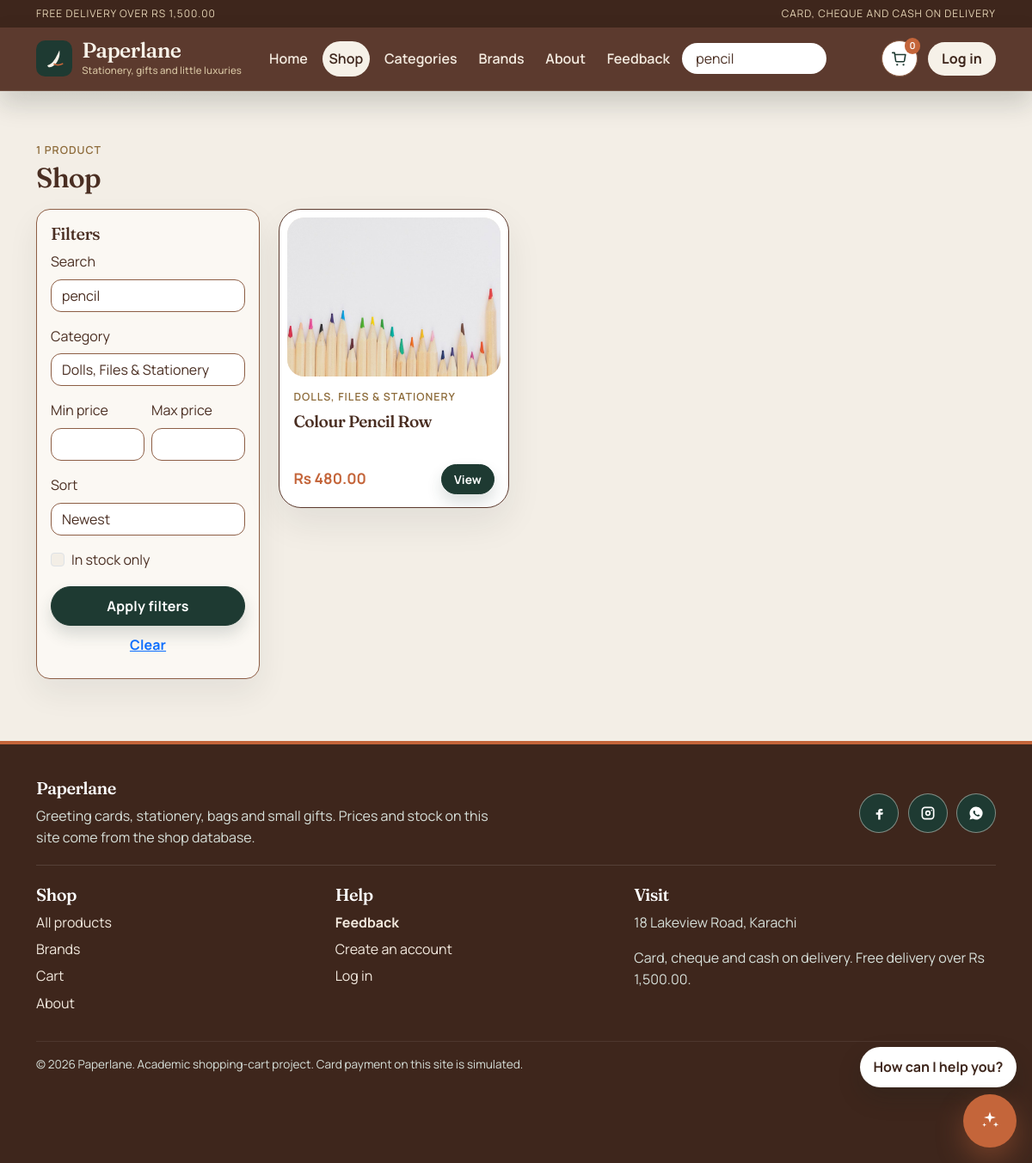
The app's page /shop.php?category=dolls-files-stationery&q=pencil with its own data.
### tables this page shows
CREATE TABLE products (
  id INT UNSIGNED AUTO_INCREMENT PRIMARY KEY,
  product_code CHAR(7) NOT NULL,
  category_id INT UNSIGNED NOT NULL,
  name VARCHAR(150) NOT NULL,
  description TEXT NOT NULL,
  price DECIMAL(10,2) NOT NULL,
  warranty_info VARCHAR(255) NOT NULL DEFAULT 'No warranty',
  stock INT NOT NULL DEFAULT 0,
  featured TINYINT(1) NOT NULL DEFAULT 0,
  status ENUM('active','inactive') NOT NULL DEFAULT 'active',
  created_at DATETIME NOT NULL DEFAULT CURRENT_TIMESTAMP,
  updated_at DATETIME DEFAULT NULL,
  UNIQUE KEY uq_products_code (product_code),
  KEY idx_products_category (category_id),
  KEY idx_products_price (price),
  KEY idx_products_status (status),
  CONSTRAINT fk_products_category FOREIGN KEY (category_id) REFERENCES categories(id)
);

CREATE TABLE categories (
  id INT UNSIGNED AUTO_INCREMENT PRIMARY KEY,
  name VARCHAR(100) NOT NULL,
  slug VARCHAR(120) NOT NULL,
  code_prefix CHAR(2) NOT NULL,
  description VARCHAR(500) DEFAULT NULL,
  image VARCHAR(255) DEFAULT NULL,
  status ENUM('active','inactive') NOT NULL DEFAULT 'active',
  created_at DATETIME NOT NULL DEFAULT CURRENT_TIMESTAMP,
  UNIQUE KEY uq_categories_slug (slug),
  UNIQUE KEY uq_categories_prefix (code_prefix)
);

### shop.php (the view, shortened to what this page needs)
<?php
$q = query_text('q', 80);
$category = query_text('category', 120);
$minRaw = query_text('min', 12);
$maxRaw = query_text('max', 12);
$sort = query_text('sort', 20);
$allowedSorts = ['newest', 'price_asc', 'price_desc', 'name'];
if (!in_array($sort, $allowedSorts, true)) {
    $sort = 'newest';
}
$stockOnly = ($_GET['stock'] ?? '') === '1';
$page = max(1, (int) ($_GET['page'] ?? 1));
$beautySlug = 'beauty-accessories';
$brandSlug = query_text('brand', 40);
$brandRow = brand_by_slug($brandSlug);
if (!$brandRow) {
    $brandSlug = '';
}
$perPage = ($category === $beautySlug || $brandSlug !== '') ? 24 : 12;
$where = ["p.status = 'active'", "c.status = 'active'"];
$params = [];
if ($q !== '') {
    $where[] = "(p.name LIKE ? ESCAPE '\\\\' OR p.description LIKE ? ESCAPE '\\\\' OR p.product_code LIKE ? ESCAPE '\\\\')";
    $like = like_term($q);
    array_push($params, $like, $like, $like);
}
if ($category !== '') {
    $where[] = 'c.slug = ?';
    $params[] = $category;
}
$orderSql = [
    'price_asc' => 'p.price ASC, p.id DESC',
    'price_desc' => 'p.price DESC, p.id DESC',
    'name' => 'p.name ASC',
    'newest' => 'p.created_at DESC, p.id DESC',
][$sort];
$orderParams = [];
$whereSql = implode(' AND ', $where);
$countStmt = db()->prepare("SELECT COUNT(*) FROM products p JOIN categories c ON c.id = p.category_id WHERE $whereSql");
$countStmt->execute($params);
$total = (int) $countStmt->fetchColumn();
$offset = ($page - 1) * $perPage;
$list = db()->prepare(product_sql() . " WHERE $whereSql ORDER BY $orderSql LIMIT ? OFFSET ?");
$bindIndex = 1;
foreach (array_merge($params, $orderParams) as $value) {
    $list->bindValue($bindIndex++, $value);
}
$list->bindValue($bindIndex++, $perPage, PDO::PARAM_INT);
$list->bindValue($bindIndex, $offset, PDO::PARAM_INT);
$list->execute();
$products = $list->fetchAll();
$categories = active_categories();
$shopHeading = 'Shop';
require __DIR__ . '/includes/header.php';
?>
<div class="container py-4">
    <div class="section-head">
        <div>
            <p class="eyebrow"><?php if ($brandRow): ?><?= e($brandRow['line']) ?> · <?php endif; ?><?= $total ?> product<?= $total === 1 ? '' : 's' ?></p>
            <h2><?= e($shopHeading) ?></h2>
        </div>
    </div>
    <div class="shop-layout">
        <form class="filter-card" method="get" action="shop.php">
            <h2 class="h5">Filters</h2>
            <label class="form-label" for="q">Search</label>
            <input class="form-control mb-3" id="q" name="q" value="<?= e($q) ?>">
            <label class="form-label" for="category">Category</label>
            <select class="form-select mb-3" id="category" name="category">
                <?php foreach ($categories as $row): ?>
                    <option value="<?= e($row['slug']) ?>" <?= $category === $row['slug'] ? 'selected' : '' ?>><?= e($row['name']) ?></option>
                <?php endforeach; ?>
            </select>
            <div class="row g-2">
                <div class="col-6">
                    <label class="form-label" for="min">Min price</label>
                    <input class="form-control" id="min" name="min" inputmode="decimal" value="<?= e($minRaw) ?>">
                </div>
                <div class="col-6">
                    <label class="form-label" for="max">Max price</label>
                    <input class="form-control" id="max" name="max" inputmode="decimal" value="<?= e($maxRaw) ?>">
                </div>
            </div>
            <label class="form-label mt-3" for="sort">Sort</label>
            <select class="form-select" id="sort" name="sort">
                <option value="newest" <?= $sort === 'newest' ? 'selected' : '' ?>>Newest</option>
            </select>
            <div class="form-check mt-3">
                <input class="form-check-input" type="checkbox" name="stock" value="1" id="stock" <?= $stockOnly ? 'checked' : '' ?>>
                <label class="form-check-label" for="stock">In stock only</label>
            </div>
            <button class="btn btn-forest w-100 mt-3" type="submit">Apply filters</button>
            <a class="btn btn-link w-100" href="shop.php">Clear</a>
        </form>
        <div>
            <?php if (!$products): ?>
                <div class="empty-state">
                    <h3>Nothing matched</h3>
                    <p>Try another word, a wider price range, or a different category.</p>
                </div>
            <?php else: ?>
                <div class="product-grid">
                    <?php foreach ($products as $product) { product_card($product); } ?>
                </div>
            <?php endif; ?>
        </div>
    </div>
</div>
<?php require __DIR__ . '/includes/footer.php'; ?>

### includes/functions.php (shortened to what this page needs)
<?php
function e($value): string
{
    return htmlspecialchars((string) $value, ENT_QUOTES, 'UTF-8');
}
function db(): PDO
{
    static $pdo = null;
    if ($pdo instanceof PDO) {
        return $pdo;
    }
    $dsn = 'mysql:host=' . DB_HOST . ';port=' . DB_PORT . ';dbname=' . DB_NAME . ';charset=' . DB_CHARSET;
    try {
        $pdo = new PDO($dsn, DB_USER, DB_PASS, [
            PDO::ATTR_ERRMODE => PDO::ERRMODE_EXCEPTION,
            PDO::ATTR_DEFAULT_FETCH_MODE => PDO::FETCH_ASSOC,
            PDO::ATTR_EMULATE_PREPARES => false,
        ]);
    } catch (PDOException $e) {
        app_log('Database connection failed: ' . $e->getMessage());
        throw new AppException('Database connection failed. Start MySQL in XAMPP and check config/database.php.');
    }
    return $pdo;
}
function base_url(string $path = ''): string
{
    $base = rtrim(BASE_URL, '/');
    $path = ltrim($path, '/');
    return ($base === '' ? '' : $base) . '/' . $path;
}
function query_text(string $key, int $max = 200): string
{
    $value = trim((string) ($_GET[$key] ?? ''));
    return function_exists('mb_substr') ? mb_substr($value, 0, $max) : substr($value, 0, $max);
}
function money($amount): string
{
    return CURRENCY . ' ' . number_format((float) $amount, 2);
}
function active_categories(): array
{
    return db()->query("SELECT id, name, slug, code_prefix, description, image FROM categories WHERE status = 'active' ORDER BY name")->fetchAll();
}
function media_url(string $folder, ?string $file): ?string
{
    $file = basename((string) $file);
    if ($file === '' || !preg_match('/^[A-Za-z0-9._-]+$/', $file)) {
        return null;
    }
    $path = ROOT_PATH . '/uploads/' . $folder . '/' . $file;
    return base_url('uploads/' . $folder . '/' . rawurlencode($file));
}
function product_sql(): string
{
    return "SELECT p.*, c.name AS category_name, c.slug AS category_slug, c.status AS category_status,
        (SELECT pi.file_name FROM product_images pi WHERE pi.product_id = p.id ORDER BY pi.is_primary DESC, pi.id ASC LIMIT 1) AS image,
        (SELECT pi.file_name FROM product_images pi WHERE pi.product_id = p.id AND pi.is_primary = 0 ORDER BY pi.id ASC LIMIT 1) AS image_alt
        FROM products p
        JOIN categories c ON c.id = p.category_id";
}
function picture_or_fallback(?string $url, string $label, string $class = ''): string
{
    if ($url) {
        return '<img src="' . e($url) . '" alt="' . e($label) . '" class="' . e($class) . '" loading="lazy">';
    }
    $letter = strtoupper(substr($label, 0, 1));
    return '<div class="img-fallback ' . e($class) . '" role="img" aria-label="' . e($label) . '">' . e($letter) . '</div>';
}
function product_card(array $product): void
{
    $url = base_url('product.php?code=' . urlencode($product['product_code']));
    $image = media_url('products', $product['image'] ?? null);
    $stock = (int) $product['stock'];
    $blurb = preg_replace('/\s+/', ' ', (string) ($product['description'] ?? ''));
    $blurb = function_exists('mb_substr') ? mb_substr($blurb, 0, 180) : substr($blurb, 0, 180);
    ?>
    <article class="product-card rise">
        <button type="button" class="product-media quick-open"
            data-name="<?= e($product['name']) ?>"
            data-price="<?= e(money($product['price'])) ?>"
            data-code="<?= e($product['product_code']) ?>"
            data-stock="<?= $stock ?>"
            data-image="<?= e((string) $image) ?>"
            data-warranty="<?= e($product['warranty_info'] ?? '') ?>"
            data-blurb="<?= e($blurb) ?>"
            data-url="<?= e($url) ?>"
            aria-label="Quick view <?= e($product['name']) ?>">
            <span class="shot shot-main"><?= picture_or_fallback($image, $product['name']) ?></span>
        </button>
        <div class="product-body">
            <p class="eyebrow"><?= e($product['category_name']) ?></p>
            <h3><a href="<?= e($url) ?>"><?= e($product['name']) ?></a></h3>
            <div class="product-meta">
                <span class="price"><?= e(money($product['price'])) ?></span>
                <button type="button" class="btn btn-forest btn-sm card-view quick-open"
                    data-name="<?= e($product['name']) ?>"
                    data-price="<?= e(money($product['price'])) ?>"
                    data-code="<?= e($product['product_code']) ?>"
                    data-stock="<?= $stock ?>"
                    data-image="<?= e((string) $image) ?>"
                    data-warranty="<?= e($product['warranty_info'] ?? '') ?>"
                    data-blurb="<?= e($blurb) ?>"
                    data-url="<?= e($url) ?>">View</button>
            </div>
        </div>
    </article>
    <?php
}
function page_head(string $title): void
{
    ?>
    <link rel="stylesheet" href="<?= e(base_url('assets/vendor/bootstrap.min.css')) ?>">
    <link rel="stylesheet" href="<?= e(base_url('assets/css/style.css')) ?>?v=<?= (int) @filemtime(ROOT_PATH . '/assets/css/style.css') ?>">
    <?php
}
    ?>

### assets/css/style.css (style rules this page uses)
:root { --ink: #4a2e22; --chocolate: #5c3a2e; --chocolate-deep: #3e261c; --forest: #1e3a32; --forest-dark: #173029; --leaf: #3f6b56; --clay: #c4653a; --sand: #f3eee6; --paper: #fbf8f3; --gold: #8d6b3a; --white: #ffffff; --line: #8d5e45; --muted: #66756c; --radius: 16px; --shadow: 0 18px 40px rgba(23, 48, 41, 0.08); --bs-primary: #1e3a32; --bs-primary-rgb: 30, 58, 50; --bs-body-font-family: "Manrope", "Segoe UI", sans-serif; --bs-body-color: var(--ink); --bs-body-bg: var(--sand); }
html { scroll-padding-top: 7rem; }
body { min-height: 100vh; display: flex; flex-direction: column; background: radial-gradient(1200px 480px at 10% -10%, #fffaf4 0%, transparent 55%), var(--sand); color: var(--ink); font-family: "Manrope", "Segoe UI", sans-serif; line-height: 1.55; }
.btn { border-radius: 999px; padding: 0.62rem 1.2rem; font-weight: 700; letter-spacing: 0.01em; transition: background 0.2s ease, color 0.2s ease, transform 0.2s ease, box-shadow 0.2s ease; }
.btn-sm { padding: 0.38rem 0.85rem; font-size: 0.86rem; }
.form-control, .form-select { border-radius: 12px; border-color: var(--line); background: #fff; }
h1, h2, h3, h4, .brand-name { font-family: "Fraunces", Georgia, serif; font-weight: 560; letter-spacing: -0.03em; }
.section-head { display: flex; justify-content: space-between; align-items: end; gap: 1rem; margin: 2.2rem 0 1rem; }
.section-head h2 { margin: 0; font-size: 2rem; }
.eyebrow { color: var(--gold); font-size: 0.78rem; letter-spacing: 0.08em; text-transform: uppercase; margin-bottom: 0.25rem; font-weight: 600; }
.category-grid, .product-grid { display: grid; gap: 1rem; }
.product-grid { grid-template-columns: repeat(4, 1fr); }
.product-card { background: #fff; border: 1.5px solid var(--chocolate); border-radius: 26px; overflow: hidden; height: 100%; display: flex; flex-direction: column; padding: 0.55rem; box-shadow: 0 18px 40px rgba(30, 42, 36, 0.08); transition: transform 0.25s ease, box-shadow 0.25s ease; }
.product-media { position: relative; display: block; width: 100%; padding: 0; border: 0; background: #efe8dc; overflow: hidden; cursor: pointer; text-align: left; border-radius: 20px; }
.product-media .shot { display: block; }
.product-body { padding: 0.85rem 0.45rem 0.35rem; display: flex; flex-direction: column; gap: 0.25rem; flex: 1; }
.product-body h3 { font-size: 1.2rem; margin: 0 0 0.7rem; line-height: 1.15; }
.product-body h3 a { color: var(--ink); text-decoration: none; }
.product-meta { margin-top: auto; display: flex; justify-content: space-between; align-items: center; gap: 0.6rem; }
.price { color: var(--clay); font-weight: 700; font-size: 1.08rem; font-family: "Manrope", sans-serif; }
.card-view { white-space: nowrap; }
.btn-forest { background: var(--forest); border: 1px solid var(--forest); color: white; box-shadow: 0 10px 18px rgba(30, 58, 50, 0.16); }
.shop-layout { display: grid; grid-template-columns: 260px 1fr; gap: 1.4rem; align-items: start; }
.shop-layout .product-grid { grid-template-columns: repeat(3, 1fr); }
.filter-card { background: #fff; border: 0; border-radius: 22px; box-shadow: 0 16px 36px rgba(30, 42, 36, 0.07); }
.filter-card, .panel-card, .soft-card { background: var(--paper); border: 1px solid var(--line); border-radius: 16px; padding: 1rem; }
.product-card { animation: riseIn 0.65s ease backwards; }
.product-body h3 { min-height: 2.4em; }
.category-grid, .product-grid { align-items: stretch; }
.rise, .rise.is-in { opacity: 1; transform: none; }
.product-card.rise, .category-tile.rise, .brand-card.rise, .look-card.rise { animation: none; }
@media (prefers-reduced-motion: reduce), (scripting: none) { .rise { opacity: 1; transform: none; transition: none; } }

### records on screen
products: category.name "DOLLS, FILES & STATIONERY", name "Colour Pencil Row", price "Rs 480.00"

### other values on screen
money(FREE_SHIPPING_OVER) "RS 1,500.00"
APP_NAME "Paperlane"
APP_TAGLINE "Stationery, gifts and little luxuries"
cart_count() "0"
$total "1"
$shopHeading "Shop"
money(FREE_SHIPPING_OVER) "Rs 1,500.00"
form field category "Dolls, Files & Stationery"
